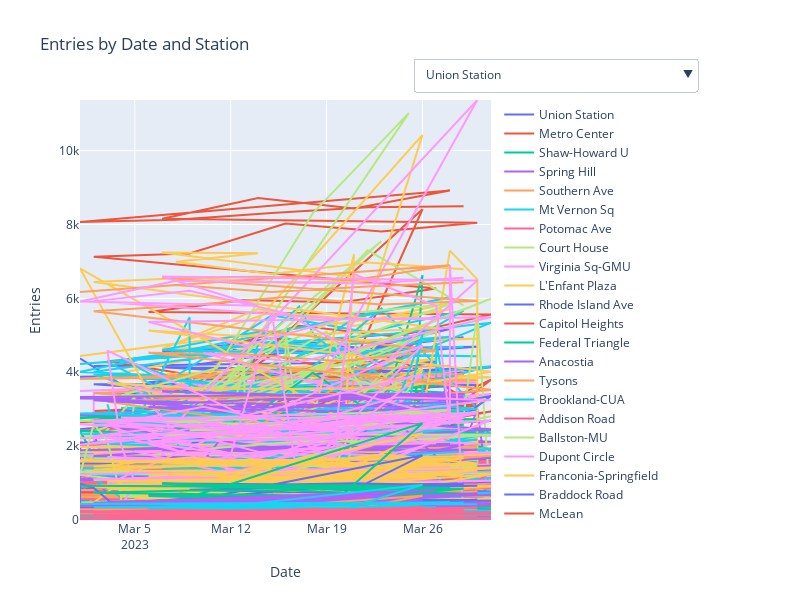

The cell this chart's notebook holds for it:
### Code cell
import plotly.graph_objs as go
from plotly.subplots import make_subplots

# List unique stations
stations = df['Station'].unique()

# Create subplot with one trace per station
fig = make_subplots(rows=1, cols=1)
for s in stations:
    fig.add_trace(
        go.Scatter(x=df[df['Station']==s]['Date'], y=df[df['Station']==s]['Entries'], name=s),
        row=1, col=1
    )

# Create dropdown menu to select station
buttons = []
for s in stations:
    buttons.append(
        dict(method='update', label=s, args=[{'visible': [s==station for station in stations]}])
    )
dropdown = dict(active=0, buttons=buttons, direction='down', showactive=True, x=1.1, y=1.1)

# Update layout to include dropdown menu
fig.update_layout(
    updatemenus=[dropdown], height=600, width=900,
    title='Entries by Date and Station in March 2023', xaxis_title='Date', yaxis_title='Entries',
    yaxis=dict(range=[0, df['Entries'].max()])
)

# Show plot
fig.show()
